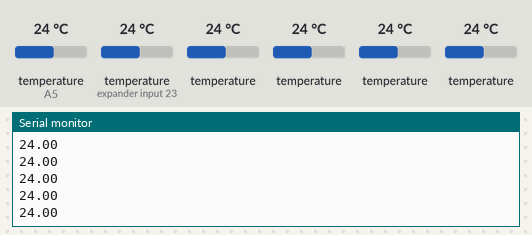
The sketch below on a simulated Arduino Uno, built with avr-gcc and run on an emulated ATmega328P. Shown: the last lines printed to the serial monitor. The test bench sets the inputs (shaded band); at power-on: temperature (sensors on A5, expander input 23) 24 °C, temperature 24 °C.

Above: at 1.2 s.
1.3 s: temperature (sensor on A5) set to 12 °C
2.8 s: temperature (sensor on expander input 23) set to 19 °C
4.3 s: temperature (sensor 219) set to 28 °C
At 4.72 s:
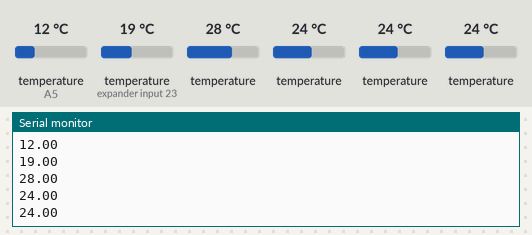
5.8 s: temperature (sensor 319) set to 33 °C
At 6.04 s:
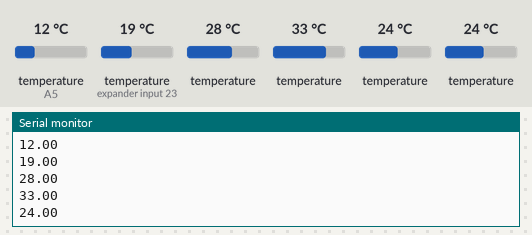
7.3 s: temperature (sensor 519) set to 41 °C
At 7.63 s:
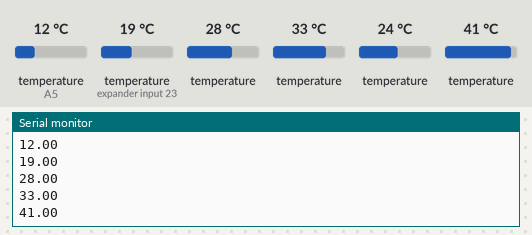
Timing chart, 0 to 9.8 s (numbered marks = the images above; inputs shaded):
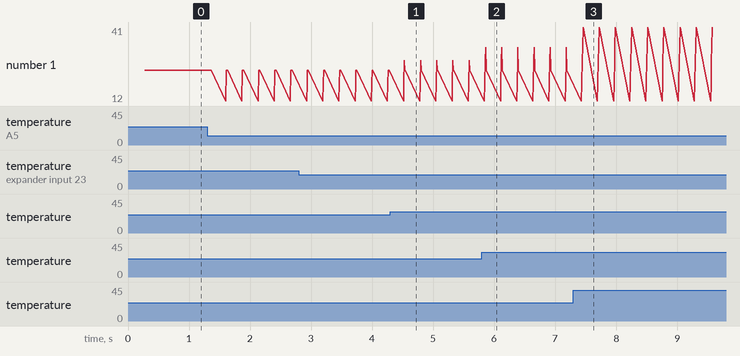

Measured:
- after the input at 4.3 s, the serial monitor: prints a new line after 0.23 s (image 1)
- after the input at 5.8 s, the serial monitor: prints a new line after 0.06 s (image 2)
- after the input at 7.3 s, the serial monitor: prints a new line after 0.16 s (image 3)
- plotted number 1: 24 → 41 after the input at 7.3 s

The sketch:

CheckTempSensorsB.ino
```cpp
#include <OneWire.h>
#include <DallasTemperature.h>

float temp1;
float temp2;
float temp3;
float temp4;
float temp5;


#define ONE_WIRE_BUS_PIN A5
// Setup a oneWire instance to communicate with any OneWire devices
OneWire oneWire(ONE_WIRE_BUS_PIN);

// Pass our oneWire reference to Dallas Temperature.
DallasTemperature sensors(&oneWire);

DeviceAddress Probe2 = { 0x28, 0x52, 0xB1, 0x8F, 0x05, 0x00, 0x00, 0xAA }; //Master Bedroom 1
DeviceAddress Probe8 = { 0x28, 0x95, 0x0D, 0x92, 0x05, 0x00, 0x00, 0x7B }; //Dining Room 7
DeviceAddress Probe11 = { 0x28, 0xAA, 0xFF, 0x7C, 0x05, 0x00, 0x00, 0xCB }; //Hallway 10
DeviceAddress Probe9 = { 0x28, 0x3D, 0x1A, 0x8F, 0x05, 0x00, 0x00, 0x0E }; //Conservatory
DeviceAddress Probe3 = { 0x28, 0xA4, 0x0F, 0x92, 0x05, 0x00, 0x00, 0x22 }; //Guest Bedroom 2
DeviceAddress Probe10 = { 0x28, 0x99, 0xFB, 0x91, 0x05, 0x00, 0x00, 0xB4 }; //Tank 9


void setup() {

  Serial.begin(9600);    // initialize serial


 // Initialize the Temperature measurement library
  sensors.begin();

  // set the resolution to 10 bit (Can be 9 to 12 bits .. lower is faster)
  sensors.setResolution(Probe2, 10);
   sensors.setResolution(Probe11, 10);
    sensors.setResolution(Probe8, 10);
     sensors.setResolution(Probe9, 10);
      sensors.setResolution(Probe3, 10);
      sensors.setResolution(Probe10, 10);


}


void loop() {
  sensors.requestTemperatures();
  temp1 = sensors.getTempC(Probe2);
  temp2 = sensors.getTempC(Probe11);
  temp3 = sensors.getTempC(Probe8);
  temp4 = sensors.getTempC(Probe9);
  temp5 = sensors.getTempC(Probe3);
  temp5 = sensors.getTempC(Probe10);


 Serial.println(temp1);
 Serial.println(temp2);
 Serial.println(temp3);
 Serial.println(temp4);
 Serial.println(temp5);


}
```
